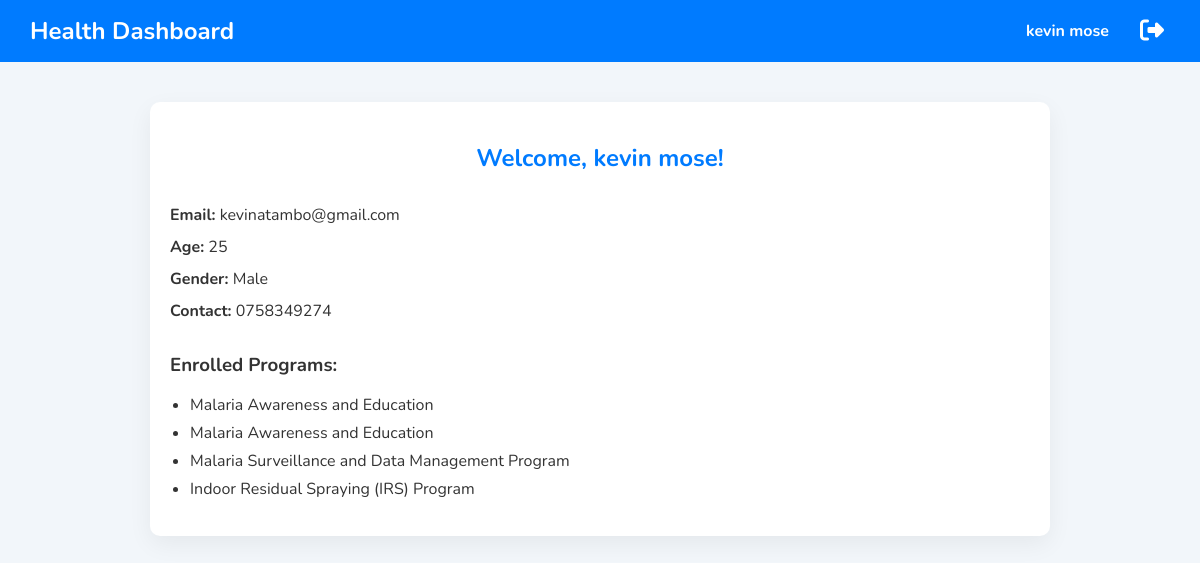
The app's page /dashboard.php (signed in) with its own data.
### tables this page shows
CREATE TABLE `clients` (
  `id` int(11) NOT NULL,
  `name` varchar(100) NOT NULL,
  `age` int(3) NOT NULL,
  `gender` enum('Male','Female') NOT NULL,
  `contact` varchar(20) NOT NULL,
  `email` varchar(100) NOT NULL,
  `password` varchar(255) NOT NULL,
  `created_at` timestamp NOT NULL DEFAULT current_timestamp()
);

### dashboard.php (the view, shortened to what this page needs)
<?php
$host = "localhost";
$user = "root";
$pass = "";
$db = "health_system";
$conn = new mysqli($host, $user, $pass, $db);
$client_id = $_SESSION['client_id'];
$client_query = "SELECT * FROM clients WHERE id = ?";
$stmt = $conn->prepare($client_query);
$stmt->bind_param("i", $client_id);
$stmt->execute();
$client_result = $stmt->get_result();
$client = $client_result->fetch_assoc();
$program_query = "
    SELECT p.name FROM programs p
    JOIN enrollments e ON e.program_id = p.id
    WHERE e.client_id = ?
";
$stmt = $conn->prepare($program_query);
$stmt->bind_param("i", $client_id);
$stmt->execute();
$program_result = $stmt->get_result();
?>
<!DOCTYPE html>
<html lang="en">
<head>
</head>
<body>
<div class="navbar">
    <h1>Health Dashboard</h1>
    <div class="navbar-right">
        <strong><?php echo htmlspecialchars($client['name']); ?></strong>
        <button class="logout-btn" onclick="confirmLogout()" title="Logout">
            <i class="fas fa-sign-out-alt"></i>
        </button>
    </div>
</div>
<div class="container">
    <h2>Welcome, <?php echo htmlspecialchars($client['name']); ?>!</h2>
    <div class="info">
        <p><strong>Email:</strong> <?php echo htmlspecialchars($client['email']); ?></p>
        <p><strong>Age:</strong> <?php echo htmlspecialchars($client['age']); ?></p>
        <p><strong>Gender:</strong> <?php echo htmlspecialchars($client['gender']); ?></p>
        <p><strong>Contact:</strong> <?php echo htmlspecialchars($client['contact']); ?></p>
    </div>
    <div class="programs">
        <h3>Enrolled Programs:</h3>
        <ul>
            <?php
            if ($program_result->num_rows > 0) {
                while ($row = $program_result->fetch_assoc()) {
                    echo "<li>" . htmlspecialchars($row['name']) . "</li>";
                }
            } else {
                echo "<li>No programs enrolled yet.</li>";
            }
            ?>
        </ul>
    </div>
</div>
</body>
</html>

### dashboard.php (style rules this page uses)
* { box-sizing: border-box; }
body { font-family: 'Nunito', sans-serif; margin: 0; background-color: #f2f6fa; color: #333; }
.navbar { background-color: #007bff; padding: 15px 30px; color: white; display: flex; justify-content: space-between; align-items: center; position: sticky; top: 0; z-index: 100; }
.navbar h1 { margin: 0; font-size: 1.5rem; }
.navbar-right { display: flex; align-items: center; gap: 25px; }
.navbar-right strong { font-size: 1rem; }
.logout-btn { background: transparent; border: none; color: white; font-size: 1.5rem; cursor: pointer; transition: color 0.3s; }
.container { max-width: 900px; margin: 40px auto; padding: 20px; background: #fff; border-radius: 10px; box-shadow: 0 8px 24px rgba(0, 0, 0, 0.06); }
h2 { text-align: center; margin-bottom: 30px; color: #007bff; }
.info { margin-bottom: 30px; }
.info p { font-size: 1rem; margin: 10px 0; }
.programs h3 { margin-bottom: 15px; color: #333; }
ul { list-style-type: disc; padding-left: 20px; }
ul li { margin: 6px 0; }

### records on screen
clients: name "kevin mose", email "kevinatambo@gmail.com", age "25", gender "Male", contact "0758349274"

### other values on screen
$row['name'] "Malaria Awareness and Education"
$row['name'] "Malaria Surveillance and Data Management Program"
$row['name'] "Indoor Residual Spraying (IRS) Program"
